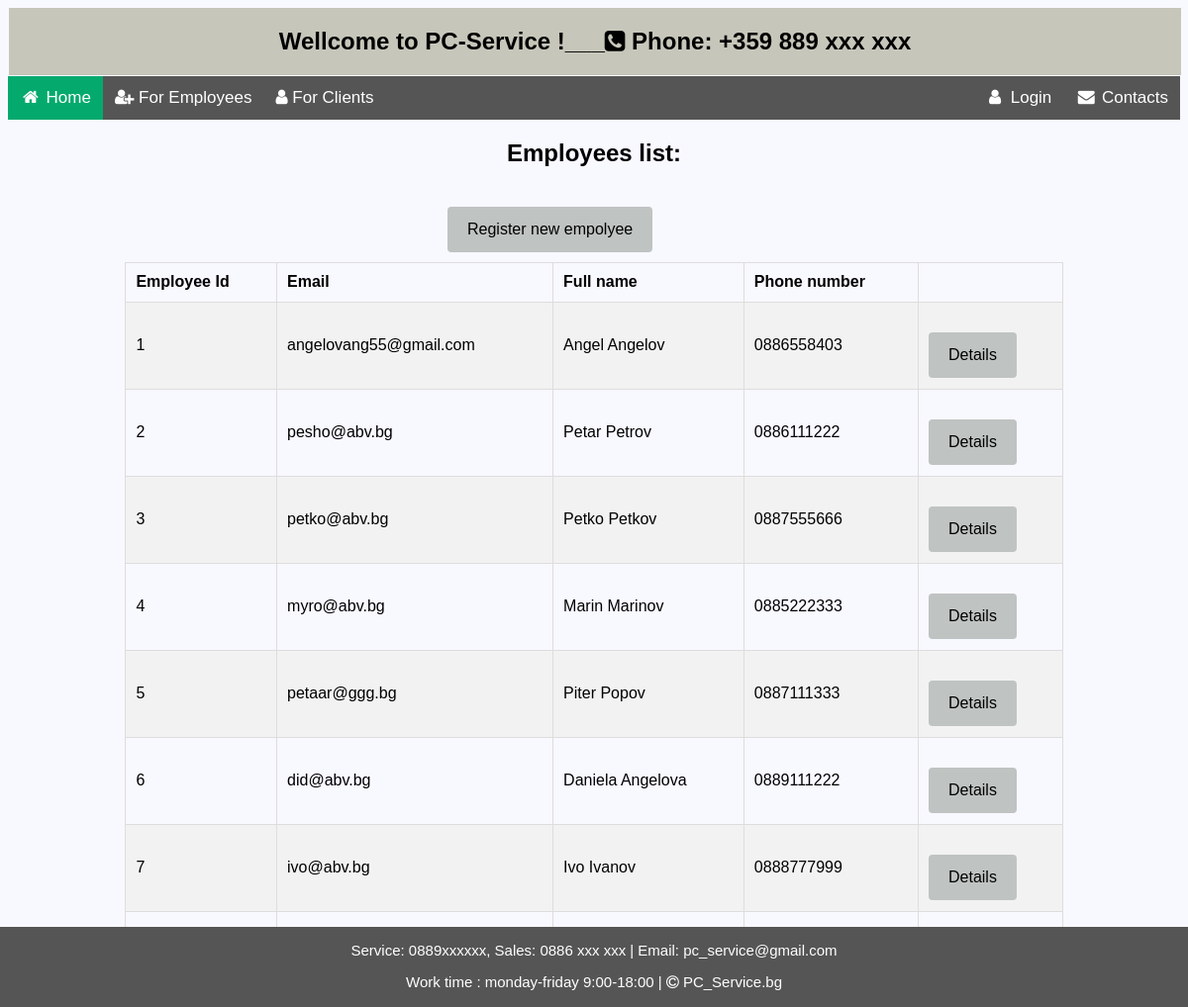
Page /accounts/employees-list/ on the earlier database version.
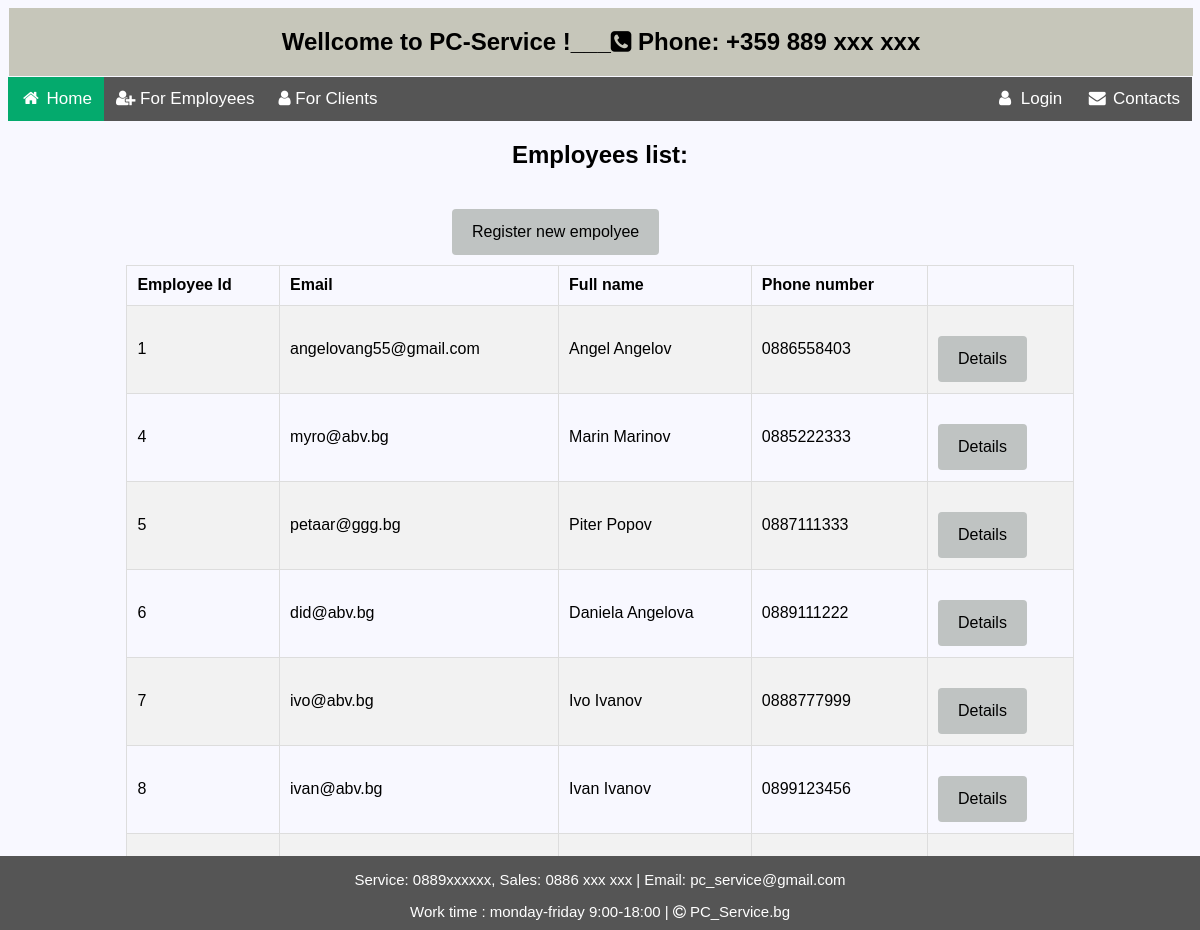
Same page on the later database version.
### sm_system/accounts/models.py (models this page shows, shortened)
class SmsUser(auth_models.AbstractUser):
    FIRST_NAME_MIN_LEN = 2
    FIRST_NAME_MAX_LEN = 30
    LAST_NAME_MIN_LEN = 2
    LAST_NAME_MAX_LEN = 30
    PHONE_MAX_LENGTH = 12
    PHONE_MIN_LENGTH = 9
    email = models.EmailField(
        unique=True,
        validators={validators.EmailValidator},
        blank=False,
        null=False
    )
    first_name = models.CharField(
        max_length=FIRST_NAME_MAX_LEN,
        validators=(
            validators.MinLengthValidator(FIRST_NAME_MIN_LEN),
            is_letter_validator,
            first_char_capital_validator,
        ),
        blank=False,
        null=False,
    )
    last_name = models.CharField(
        max_length=LAST_NAME_MAX_LEN,
        validators=(
            validators.MinLengthValidator(LAST_NAME_MIN_LEN),
            is_letter_validator,
            first_char_capital_validator,
        ),
        blank=False,
        null=False,
    )
    phone_number = models.CharField(
        max_length=PHONE_MAX_LENGTH,
        unique=True,
        validators=(
            validators.MinLengthValidator(PHONE_MIN_LENGTH),
            phone_validator,
        ),
        blank=False,
        null=False,
    )
    user_type = models.CharField(
        choices=Type.choices(),
        max_length=Type.max_len(),
        blank=True,
        null=True
    )
    profile_picture = models.URLField(
        null=True,
        blank=True,
        validators=(
            validate_file_size,
        ),
    )
    class Meta:
        ordering = ('pk',)

### sm_system/accounts/views.py (the view)
# urls.py: path('employees-list/', EmployeesListView.as_view(), name='employees_list'),
class EmployeesListView(views.ListView):
    model = SmsUser
    template_name = 'accounts/employees_list.html'
    def get_queryset(self):
        return super().get_queryset()

### templates/accounts/employees_list.html
{% extends 'home_page.html' %}
{% load static %}
{% block content %}
<div class="info div">
    <h2 class="headers">Employees list:</h2>
    <div class="center">
        <a href="{% url 'register_employee'%}" class="button ">Register new empolyee</a>
    </div>
    <table class="table">
        <tr >
            <th>Employee Id</th>
            <th>Email</th>
            <th>Full name</th>
            <th>Phone number</th>
        </tr>
        {% for empl in object_list %}
        <tr>
            <td>{{ empl.id }}</td>
            <td >{{ empl.email }}</td>
            <td>{{   empl.get_full_name }}</td>
            <td>{{ empl.phone_number }}</td>
            <td><a class="edit-button" href="#" >Details</a></td>
        </tr>
        {% empty %}
            <h2 class="center" >No records for Employees!</h2>
        {% endfor %}
    </table>
</div>
{% endblock %}

Differences in the rows shown:
removed SmsUser: id "2", email "pesho@abv.bg", get_full_name "Petar Petrov", phone_number "0886111222"
removed SmsUser: id "3", email "petko@abv.bg", get_full_name "Petko Petkov", phone_number "0887555666"
now on this page (row unchanged): SmsUser: id "8", email "ivan@abv.bg", get_full_name "Ivan Ivanov", phone_number "0899123456"
